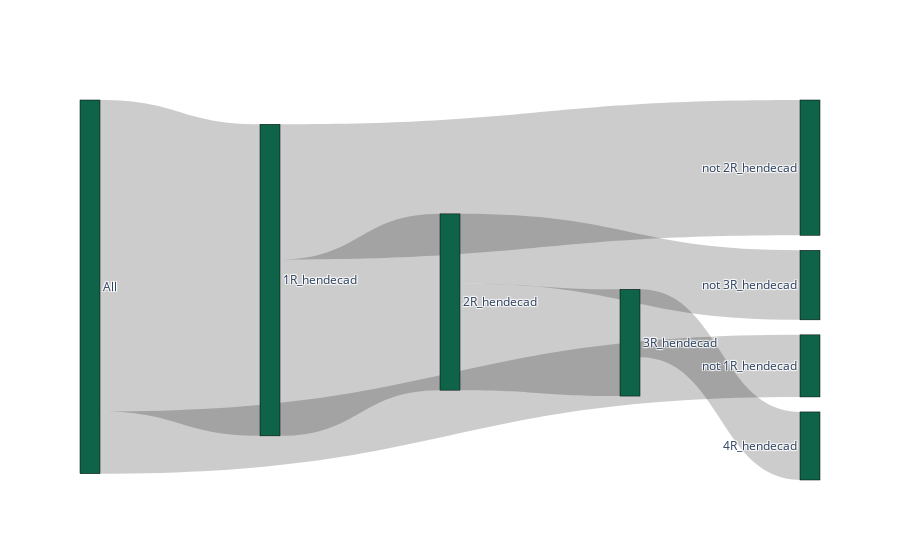

Source (notebook cell):
### Code cell
labels = [[f'{i}R_hendecad', f'not {i}R_hendecad']for i in R]
labels = [item for sublist in labels for item in sublist]

color = ['#0f6349'] * len(labels)

fig = go.Figure(
    data=[
        go.Sankey(
            node=dict(
                pad=15,
                thickness=20,
                line=dict(color="black", width=0.5),
                label=["All"] + labels,
                color=color,
            ),
            link=dict(
                source=[0, 0, 1, 1, 3, 3, 5],  # , 5, 7, 7, 9, 9, 11, 11, 13, 13, 15, 15, 17, 17],
                target=[1, 2, 3, 4, 5, 6, 7],  # , 8, 9, 10, 11, 12, 13, 14, 15, 16, 17, 18, 19, 20],
                value=values,
            ),
        )
    ]
)

# i = 0
# for l, v in zip(['All'] + labels, values):
#     print(f'{i} : {l} : {v}')
#     i += 1

fig.show()

### Figure 1 — Plotly figure (JSON) as saved in the notebook; plotly's stock layout.template omitted (floating-point values rounded to 4 significant figures)
{"data": [{"link": {"source": [0, 0, 1, 1, 3, 3, 5], "target": [1, 2, 3, 4, 5, 6, 7], "value": [33846, 6744, 19149, 14697, 11596, 7553, 7393, 4203, 4845, 2548, 3212, 1633, 2173, 1039, 1508, 665, 1091, 417, 813, 278]}, "node": {"color": ["#0f6349", "#0f6349", "#0f6349", "#0f6349", "#0f6349", "#0f6349", "#0f6349", "#0f6349", "#0f6349", "#0f6349", "#0f6349", "#0f6349", "#0f6349", "#0f6349", "#0f6349", "#0f6349", "#0f6349", "#0f6349", "#0f6349", "#0f6349", "#0f6349", "#0f6349", "#0f6349", "#0f6349", "#0f6349", "#0f6349", "#0f6349", "#0f6349", "#0f6349", "#0f6349", "#0f6349", "#0f6349"], "label": ["All", "1R_hendecad", "not 1R_hendecad", "2R_hendecad", "not 2R_hendecad", "3R_hendecad", "not 3R_hendecad", "4R_hendecad", "not 4R_hendecad", "5R_hendecad", "not 5R_hendecad", "6R_hendecad", "not 6R_hendecad", "7R_hendecad", "not 7R_hendecad", "8R_hendecad", "not 8R_hendecad", "9R_hendecad", "not 9R_hendecad", "10R_hendecad", "not 10R_hendecad", "25R_hendecad", "not 25R_hendecad", "50R_hendecad", "not 50R_hendecad", "75R_hendecad", "not 75R_hendecad", "100R_hendecad", "not 100R_hendecad", "150R_hendecad", "not 150R_hendecad", "168R_hendecad", "not 168R_hendecad"], "line": {"color": "black", "width": 0.5}, "pad": 15, "thickness": 20}, "type": "sankey"}], "layout": {}}
